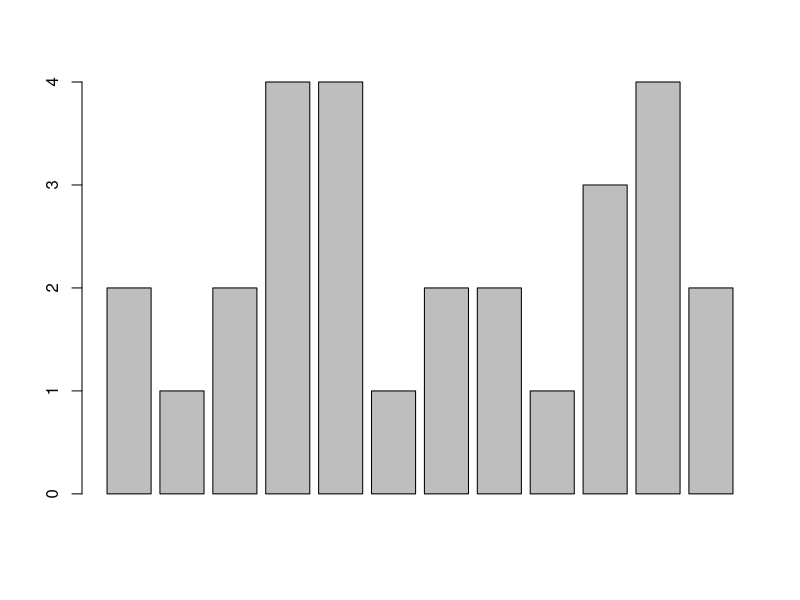
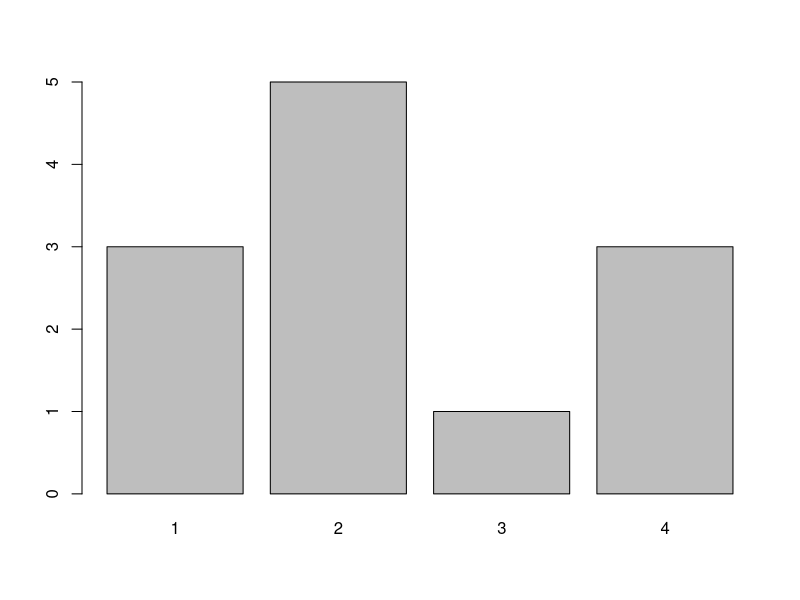
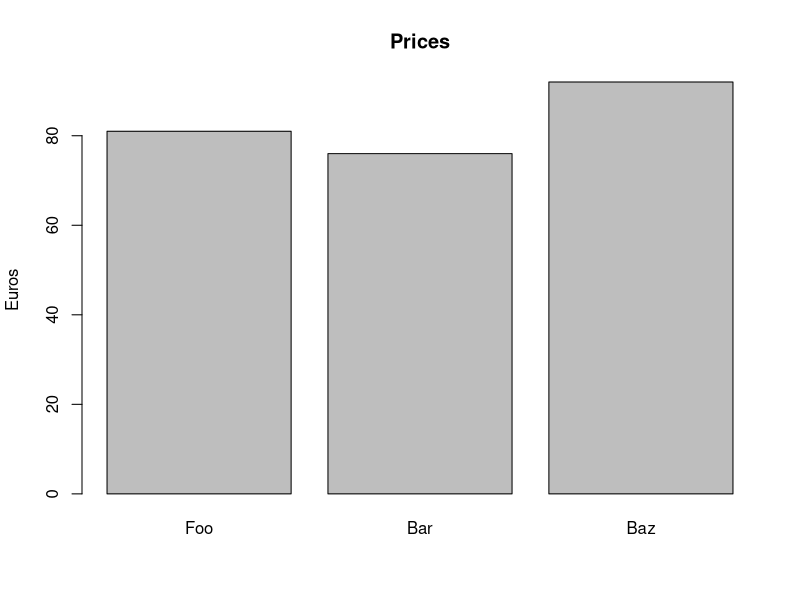
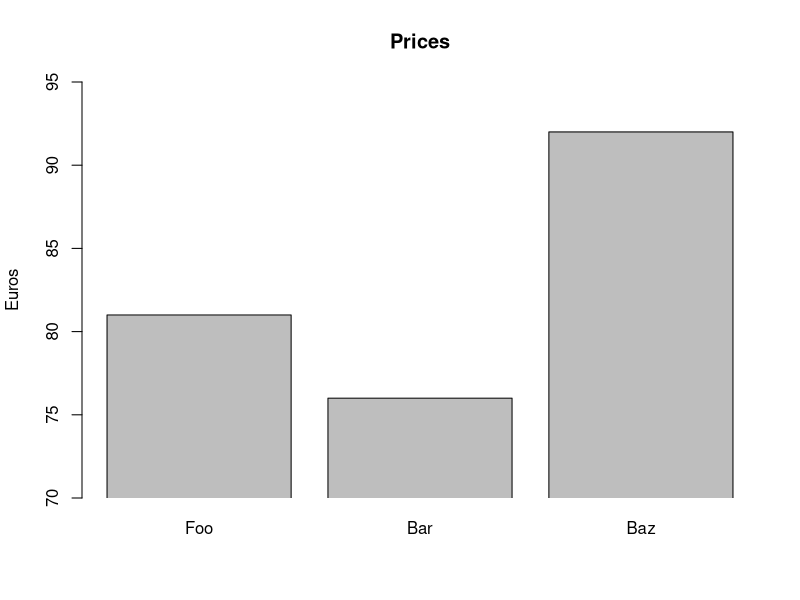

These charts were generated, in order, by the following R code:
x11()
foo <- c(2, 1, 2, 4, 4, 1, 2, 2, 1, 3, 4, 2)

barplot(foo)
z <- locator(1) # wait for mouse click or enter pressed

barplot(table(foo))
z <- locator(1)


prices <- c(81, 76, 92)
names(prices) <- c('Foo', 'Bar', 'Baz')

barplot(prices, main='Prices', ylab='Euros')
z <- locator(1)

barplot(prices, main='Prices', ylab='Euros', ylim=c(70, 95), xpd=FALSE) # xpd: Should bars be allowed to go outside region?
z <- locator(1)
